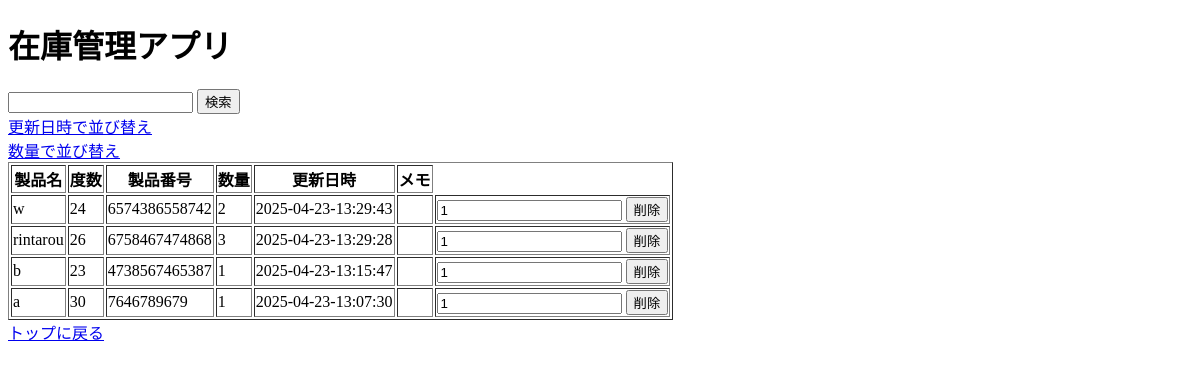
/sort_by_arrival_date2, run on an earlier commit of the app's database.
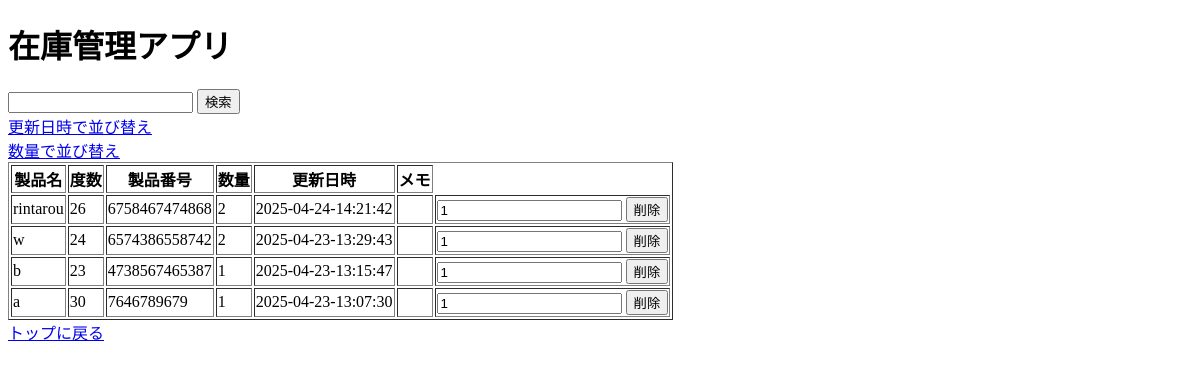
And on a later commit of the database.
### tables this page shows
CREATE TABLE stocks (
            name TEXT,
            degree TEXT,
            number TEXT PRIMARY KEY,
            quantity INTEGER,
            arrival_date TEXT,
            memo TEXT
        );

### python_stocks/main.py (the view)
@app.route('/sort_by_arrival_date2', methods=['POST','GET'])
def sort_by_arrival_date2():
    con=sqlite3.connect(STOCKS)
    db_stocks=con.execute('SELECT*FROM stocks ORDER BY arrival_date DESC').fetchall()
    con.close()
    stocks= []
    for row in db_stocks:
         stocks.append({'name':row[0], 'degree':row[1], 'number':row[2],'quantity':row[3],'arrival_date':row[4],'memo':row[5]})
    return render_template('delete.html', stocks=stocks)

### python_stocks/templates/delete.html (shortened to what this page needs)
<!DOCTYPE html>
<html lang="ja">
<head>
</head>
<body>
    <h1>在庫管理アプリ</h1>
    <form method="post" action="{{url_for('search_delete') }}">
        <input type = "text" id="product-number" name="number" required>
        <input type="submit" value="検索">
    </form>
    <a href="{{ url_for('sort_by_arrival_date2')}}">更新日時で並び替え</a>
    <br>
    <a href="{{ url_for('sort_by_quantity2')}}">数量で並び替え</a>
    <table border="1">
          <tr>
            <th>製品名</th>
            <th>度数</th>
            <th>製品番号</th>
            <th>数量</th>
            <th>更新日時</th>
            <th>メモ</th>
          </tr>
          {% for stock in stocks %}
           <tr>
            <td>{{stock.name}}</td>
            <td>{{stock.degree}}</td>
            <td>{{stock.number}}</td>
            <td>{{stock.quantity}}</td>
            <td>{{stock.arrival_date}}</td>
            <td>{{stock.memo}}</td>
            <td>
            <form method="post" action="{{ url_for('delete_entry') }}">
                <input type = "text" name = "quantity" value = 1 required>
                <input type="submit" value="削除">
            </form>
            </td>
           </tr>
          {%endfor%}
        </table>
    <a href="{{ url_for('index')}}">トップに戻る</a>
</body>
</html>

What changed in the data, as far as the page shows it:
changed stocks "rintarou": quantity "3" → "2"; arrival_date "2025-04-23-13:29:28" → "2025-04-24-14:21:42"; moves up the list
